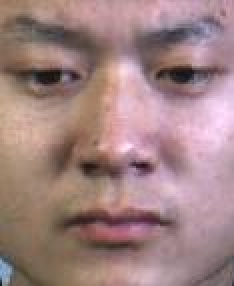
#> input picture SystemCode/micro_expression/Cropped/sub01/EP04_04/reg_img36.jpg, 117 x 143 px (shown 2 times larger); its folder holds only this picture in this run
$ jupyter execute DataPrepare.ipynb   (shell and % lines are left out)
#> lines starting #> are read from the running program, lines starting #| are printed output that depends on the picture
[cell 1]
import os
import pandas as pd
import cv2
import numpy as np
import math
from scipy import ndimage, misc

from sklearn import svm
from sklearn.metrics import confusion_matrix

## 0 数据预准备

[cell 2]
datasets_path = "D:/NUS/NUS_academic/MER_Project_Code/"
data_path = os.path.join(datasets_path, "Cropped")
label_path = os.path.join(datasets_path, "Tag")
HoF_feature_path = "D:/NUS/NUS_academic/MER_Project_Code/hof_feature_all.npy"
LBP_feature_path = "D:/NUS/NUS_academic/MER_Project_Code/lbp_feature_all.npy"
Label_path = "D:/NUS/NUS_academic/MER_Project_Code/Label.npy"

[cell 3]
os.chdir(label_path)
orig_dir = os.getcwd()
print(orig_dir)

os.chdir(data_path)
orig_dir = os.getcwd()
print(orig_dir)

[cell 4]
subject_list = os.listdir(orig_dir)
#print(subject_list)

count = 0
Max_Frames_num = 0
Min_Frames_num = 1000
file_name = []

for subject in subject_list:  # [sub01 ... sub26]
    subject_path_list = os.path.join(orig_dir, subject)
    file_list = os.listdir(subject_path_list)
    file_name.append(file_list)
    #print(file_list)
    count = count + len(file_list)
    for file in file_list:  # [EP...]
        file_path_list = os.path.join(subject_path_list, file)
        img_list = os.listdir(file_path_list)

        if Max_Frames_num < len(img_list):
            Max_Frames_num = len(img_list)

        if Min_Frames_num > len(img_list):
            Min_Frames_num = len(img_list)
print(count,Max_Frames_num,Min_Frames_num)
print(file_name)

删除 24 EP02_07 | 9 EP02_02f 两个无标签样本后
最大帧数 141 最小帧数 24 共有 255 个样本

[cell 5]
def dedimension(array_name):
    tem = str(array_name)
    tem = tem.replace('[','')
    tem = tem.replace(']','')
    array_name = list(eval(tem))
    return array_name

[cell 6]
file_name = dedimension(file_name)
file_name

[cell 7]
# 检查标签是否对应
os.chdir(label_path)
Tag_name = pd.read_csv('Tag.csv', usecols=[1]).values.tolist()
#> (reads SystemCode/micro_expression/Tag/Tag.csv from the repository)
Tag_name = dedimension(Tag_name)
Tag_name

[cell 8]
# 检查标签是否一致
i = 0
for item in file_name:
    if item == Tag_name[i]:
        i=i+1
        print(i)
        continue
    print(i)
    break

[cell 9]
# 不一致 转存csv检查
name = ['file_name']
file_name_pd=pd.DataFrame(columns=name,data=file_name)
file_name_pd.to_csv('file_name.csv')

标签已对齐

## 1 提取 LBP_TOP| HOF 特征

### 1.1 HOF 特征

[cell 10]
# [168 lines left out: function hof, not called in this run]

[cell 11]
#extract Histogram of Optical Flow features for a given consequetive frames. Replace frame by extracted HOG
#def extract_hof_feature(seq_location_list,seq_label):
def extract_hof_feature(seq_location):
    feature_hof = []
    label_list = []

    filepath=seq_location

    seq_folder = os.listdir(filepath)
    #seq_folder_sorted=sorted(seq_folder, key=numericalsort)
    seq_folder_sorted=seq_folder
    hof_hist=[]

    #iterate the frames inside a given sequence
    for b in range(0,len(seq_folder_sorted)-1):
        framepath = os.path.join(filepath, seq_folder_sorted[b])
        #print("image being processed", framepath)
        #read first frame
        frame = cv2.imread(framepath)

        gray = cv2.cvtColor(frame, cv2.COLOR_BGR2GRAY)
        gray = cv2.resize(gray,dsize=(128,150))

        previousGray = gray

        framepath_next = os.path.join(filepath, seq_folder_sorted[b+1])

        frame_next = cv2.imread(framepath_next)


        gray = cv2.cvtColor(frame_next, cv2.COLOR_BGR2GRAY)
        gray = cv2.resize(gray,dsize=(128,150))


        flow = cv2.calcOpticalFlowFarneback(previousGray, gray,
                                            flow=None, pyr_scale=0.5, levels=5, winsize=11,
                                            iterations=10, poly_n=5, poly_sigma=1.1, flags=0)
        """
            pyrScale:   金字塔上下两层之间的尺度关系，该参数一般设置为pyrScale=0.5，表示图像金字塔上一层是下一层的2倍降采样
            levels：    图像金字塔的层数
            winsize：   均值窗口大小，winsize越大，算法对图像噪声越鲁棒，并且能提升对快速运动目标的检测效果，但也会引起运动区域模糊。
            iterations：算法在图像金字塔每层的迭代次数
            poly_n：    用于在每个像素点处计算多项式展开的相邻像素点的个数。poly_n越大，图像的近似逼近越光滑，算法鲁棒性更好，也会带来更多的运动区域模糊。通常，poly_n=5 or 7
            poly_sigma：标准差，poly_n=5时，poly_sigma = 1.1；poly_n=7时，poly_sigma = 1.5
            flow        计算的流量图像具有与prev相同的大小并为CV_32FC2类型
        """

        hof_feature_one = hof(flow, orientations=9, pixels_per_cell=(8, 8),cells_per_block=(2, 2))


        hof_hist.append(hof_feature_one)

    print(np.array(hof_hist).shape)
    hof_hist_mean = np.mean(hof_hist,axis=0)
    print(np.array(hof_hist_mean).shape)
    return(hof_hist)

[cell 12]
os.chdir(data_path)
orig_dir = os.getcwd()
print(orig_dir)

[cell 13]
# 图片需要resize 这里resize成(128,150)
hof_feature = extract_hof_feature("D:/NUS/NUS_academic/Project_Code/Cropped/sub01/EP04_04")
# D:/NUS/NUS_academic/Project_Code/Cropped/sub01/EP02_01f (40,8568)
# D:/NUS/NUS_academic/Project_Code/Cropped/sub01/EP02_01f (43,74)

[cell 14]
# 批量化处理 提取特征
subject_list = os.listdir(orig_dir) # [sub01 ... sub26]
hof_feature_all = []
for subject in subject_list:
    subject_path_list = os.path.join(orig_dir, subject)
    file_list = os.listdir(subject_path_list) #[EP...]

    for file in file_list:
        file_path_list = os.path.join(subject_path_list, file)
        hof_feature = extract_hof_feature(file_path_list)
        print(file_path_list+": extract over")
        hof_feature_all.append(hof_feature)

hof_feature_all = np.array(hof_feature_all)
print("all_shape = ",hof_feature_all.shape)
np.save(HoF_feature_path,hof_feature_all)

### 1.2 LBP_TOP 特征

[cell 15]
def get_pixel(img, center, x, y):
    new_value = 0
    try:
        if img[x][y] >= center:
            new_value = 1
    except:
        pass
    return new_value

[cell 16]
# [24 lines left out: function lbp_calculated_pixel_x_y, not called in this run]

[cell 17]
# calculate orthogonal LBPx_y for all pixels
def lbp_calculated_pixel_ortho_x_y(img_stream,frame_count, x, y):
    '''
     64 | 128 |   1
    ----------------
     32 |   0 |   2
    ----------------
     16 |   8 |   4
    '''
    index=frame_count
    # for X-Y place
    # img_stream(n,x,y)
    center = img_stream[index][x][y]
    val_ar = []
    val_ar.append(get_pixel(img_stream[index], center, x-1, y+1))     # top_right
    val_ar.append(get_pixel(img_stream[index], center, x, y+1))       # right
    val_ar.append(get_pixel(img_stream[index], center, x+1, y+1))     # bottom_right
    val_ar.append(get_pixel(img_stream[index], center, x+1, y))       # bottom
    val_ar.append(get_pixel(img_stream[index], center, x+1, y-1))     # bottom_left
    val_ar.append(get_pixel(img_stream[index], center, x, y-1))       # left
    val_ar.append(get_pixel(img_stream[index], center, x-1, y-1))     # top_left
    val_ar.append(get_pixel(img_stream[index], center, x-1, y))       # top

    power_val = [1, 2, 4, 8, 16, 32, 64, 128]
    val = 0
    for i in range(len(val_ar)):
        val += val_ar[i] * power_val[i]
    return val

[cell 18]
# calculate orthogonal LBP_x_t_for all pixels
# for X-T plane
def lbp_calculated_pixel_ortho_x_t(img_stream,frame_count, x, y):
    '''
     64 | 128 |   1
    ----------------
     32 |   0 |   2
    ----------------
     16 |   8 |   4
    '''
    index=frame_count

    center = img_stream[index][x][y]
    val_ar = []
    # top right is x+1, y, T+1
    new_value = 0
    try:
        if img_stream[index+1][x+1][y] >= center:
            new_value = 1
    except:
        pass
    val_ar.append(new_value)

    # right is x+1, y, T
    new_value = 0
    try:
        if img_stream[index][x+1][y] >= center:
            new_value = 1
    except:
        pass
    val_ar.append(new_value)

    # bottom right is x+1, y, T-1
    new_value = 0
    try:
        if img_stream[index-1][x+1][y] >= center:
            new_value = 1
    except:
        pass
    val_ar.append(new_value)

    # bottom is x,y, T-1
    new_value = 0
    try:
        if img_stream[index-1][x][y] >= center:
            new_value = 1
    except:
        pass
    val_ar.append(new_value)

    # bottom left is x-1, y, T-1
    new_value = 0
    try:
        if img_stream[index-1][x-1][y] >= center:
            new_value = 1
    except:
        pass
    val_ar.append(new_value)

    # left is x-1,y, T
    new_value = 0
    try:
        if img_stream[index][x-1][y] >= center:
            new_value = 1
    except:
        pass
    val_ar.append(new_value)

    # top left is x-1,y, T+1
    new_value = 0
    try:
        if img_stream[index+1][x-1][y] >= center:
            new_value = 1
    except:
        pass
    val_ar.append(new_value)

    # top is x,y, T+1
    new_value = 0
    try:
        if img_stream[index+1][x][y] >= center:
            new_value = 1
    except:
        pass
    val_ar.append(new_value)

    power_val = [1, 2, 4, 8, 16, 32, 64, 128]
    val = 0
    for i in range(len(val_ar)):
        val += val_ar[i] * power_val[i]
    return val

[cell 19]
# calculate orthogonal LBP_y_t_for all pixels
# for Y-T plane
def lbp_calculated_pixel_ortho_y_t(img_stream,frame_count, x, y):
    '''
     64 | 128 |   1
    ----------------
     32 |   0 |   2
    ----------------
     16 |   8 |   4
    '''
    index=frame_count

    center = img_stream[index][x][y]
    val_ar = []
    # top right is x, y+1, T+1
    new_value = 0
    try:
        if img_stream[index+1][x][y+1] >= center:
            new_value = 1
    except:
        pass
    val_ar.append(new_value)

    # right is x, y, T+1
    new_value = 0
    try:
        if img_stream[index+1][x][y] >= center:
            new_value = 1
    except:
        pass
    val_ar.append(new_value)

    # bottom right is x, y-1, T+1
    new_value = 0
    try:
        if img_stream[index+1][x][y-1] >= center:
            new_value = 1
    except:
        pass
    val_ar.append(new_value)

    # bottom is x,y-1, T
    new_value = 0
    try:
        if img_stream[index][x][y-1] >= center:
            new_value = 1
    except:
        pass
    val_ar.append(new_value)

    # bottom left is x, y-1, T-1
    new_value = 0
    try:
        if img_stream[index-1][x][y-1] >= center:
            new_value = 1
    except:
        pass
    val_ar.append(new_value)

    # left is x,y, T-1
    new_value = 0
    try:
        if img_stream[index-1][x][y] >= center:
            new_value = 1
    except:
        pass
    val_ar.append(new_value)

    # top left is x,y+1, T-1
    new_value = 0
    try:
        if img_stream[index-1][x][y+1] >= center:
            new_value = 1
    except:
        pass
    val_ar.append(new_value)

    # top is x,y+1, T
    new_value = 0
    try:
        if img_stream[index][x][y+1] >= center:
            new_value = 1
    except:
        pass
    val_ar.append(new_value)

    power_val = [1, 2, 4, 8, 16, 32, 64, 128]
    val = 0
    for i in range(len(val_ar)):
        val += val_ar[i] * power_val[i]
    return val

[cell 20]
os.chdir(data_path)
orig_dir = os.getcwd()
print(orig_dir)

[cell 21]
import time

[cell 22]
HoF_feature_path

subject_list = os.listdir(orig_dir) # [sub01 ... sub26]
lbp_feature_all = []
for subject in subject_list:
    subject_path_list = os.path.join(orig_dir, subject)
    file_list = os.listdir(subject_path_list) #[EP...]

    for file in file_list:
        file_path_list = os.path.join(subject_path_list, file)
        img_list = os.listdir(file_path_list)

        img_seqs = []
        for img in img_list:
            img_path = os.path.join(file_path_list, img)
            img_bgr = cv2.imread(img_path)
#> img_bgr is the input picture: shape (143, 117, 3); mean B, G, R 130.1, 130.7, 160.9
            img_gray = cv2.cvtColor(img_bgr, cv2.COLOR_BGR2GRAY)
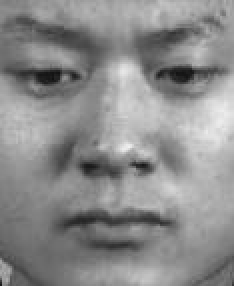
#> img_gray: shape (143, 117) (shown 2 times larger); min 17, max 241, mean 139.7
            img_gray = cv2.resize(img_gray,(128,150))
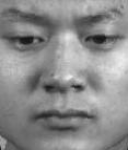
#> img_gray: shape (150, 128); min 21, max 236, mean 139.5
            img_seqs.append(img_gray)
        print(np.array(img_seqs).shape)
#| (1, 150, 128)

        # extract all the features from the sequence
        start_time=time.time()
        height, width = img_seqs[0].shape
#> height = 150; width = 128

        print("sequence processing started for "+file_path_list)
        count=0
        hist_lbp_top=[]
        lbp_top_feature = []
        for image in img_seqs:
            img_lbp_x_y = np.zeros((height, width), np.uint8)
            img_lbp_x_t = np.zeros((height, width), np.uint8)
            img_lbp_y_t = np.zeros((height, width), np.uint8)
            for i in range(0, height):
                for j in range(0, width):
                    img_lbp_x_y[i,j]=lbp_calculated_pixel_ortho_x_y(img_seqs,count, i, j)
                    img_lbp_x_t[i,j]=lbp_calculated_pixel_ortho_x_t(img_seqs,count, i, j)
                    img_lbp_y_t[i,j]=lbp_calculated_pixel_ortho_y_t(img_seqs,count, i, j)
            hist_lbp_x_y = cv2.calcHist([img_lbp_x_y], [0], None, [256], [0, 256])
            hist_lbp_x_t = cv2.calcHist([img_lbp_x_t], [0], None, [256], [0, 256])
            hist_lbp_y_t = cv2.calcHist([img_lbp_y_t], [0], None, [256], [0, 256])
            histogram=np.concatenate((hist_lbp_x_y, hist_lbp_x_t, hist_lbp_y_t), axis=0)
            hist_lbp_top.append(histogram)
            count=count+1
        print("sequence processing finished for", file_path_list)
        print("--- %s seconds ---" % (time.time() - start_time))
        temp = np.array(hist_lbp_top)
        print(temp.shape)
        temp = np.squeeze(temp)
        lbp_top_feature = np.sum(temp,axis=0)/temp.shape[0]
        #print(lbp_top_feature.shape)
        lbp_feature_all.append(lbp_top_feature)
        # 规范化
lbp_feature_all = np.array(lbp_feature_all)
print(lbp_feature_all.shape)
np.save(LBP_feature_path,lbp_feature_all)
print("complete")
